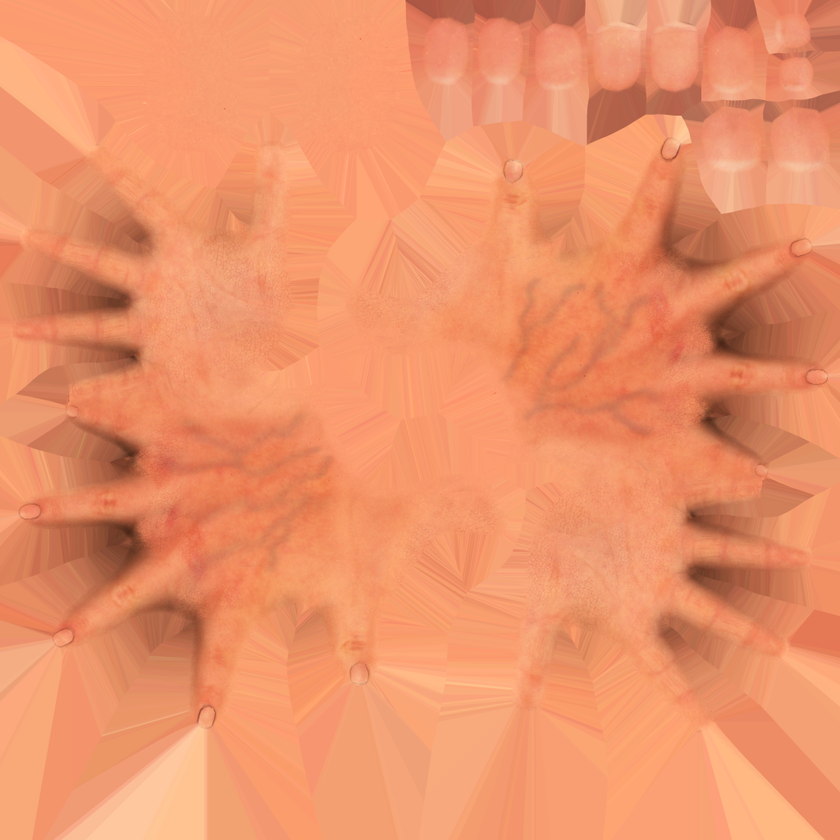
#> input picture models/hand/caucasian_baseColor.png, 840 x 840 px, shrunk from 1024 x 1024 before the run
$ python make_hand_skin.py
#> lines starting #> are read from the running program, lines starting #| are printed output that depends on the picture
"""Grades the hand model's photo texture (models/hand/caucasian_baseColor.png,
CC0, Godot XR Tools) into Gordeev's skin: models/hand/hand_skin.png.

The source is a young, sunburnt orange. A night guard past fifty in October
is paler and greyer, with a ruddy tinge on the knuckles; under the sodium-
green of the shop lamps the orange would read as plastic.

    python3 tools/make_hand_skin.py
"""
from pathlib import Path

import numpy as np
from PIL import Image

HAND = Path(__file__).resolve().parent.parent / "models" / "hand"


def main():
    src = Image.open(HAND / "caucasian_baseColor.png").convert("RGBA")
#> src is the input picture: PIL image 840x840 RGBA; mean R, G, B, A 236.3, 146.3, 104.6, 255
    a = np.asarray(src).astype(np.float32) / 255.0
    rgb = a[..., :3]
    lum = rgb @ np.array([0.299, 0.587, 0.114], np.float32)
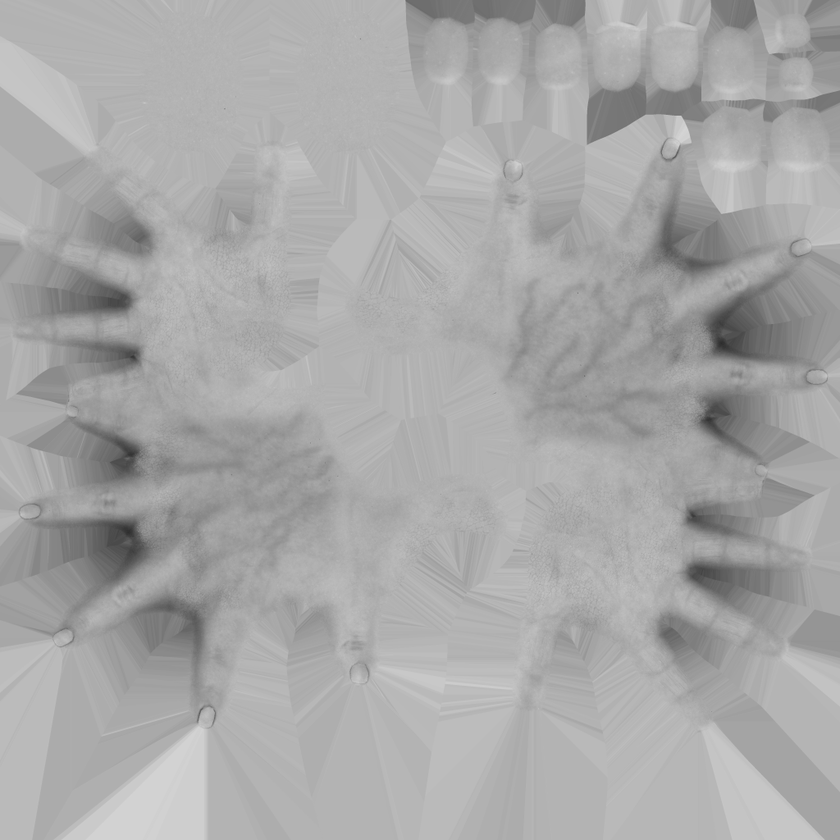
#> lum: shape (840, 840) float32; min 0.176, max 0.841, mean 0.661
    # Take out most of the orange, keep the veins and creases (they are in
    # the luminance), then tint towards a pale, slightly ruddy grey-pink.
    grey = lum[..., None]
    rgb = grey + (rgb - grey) * 0.42
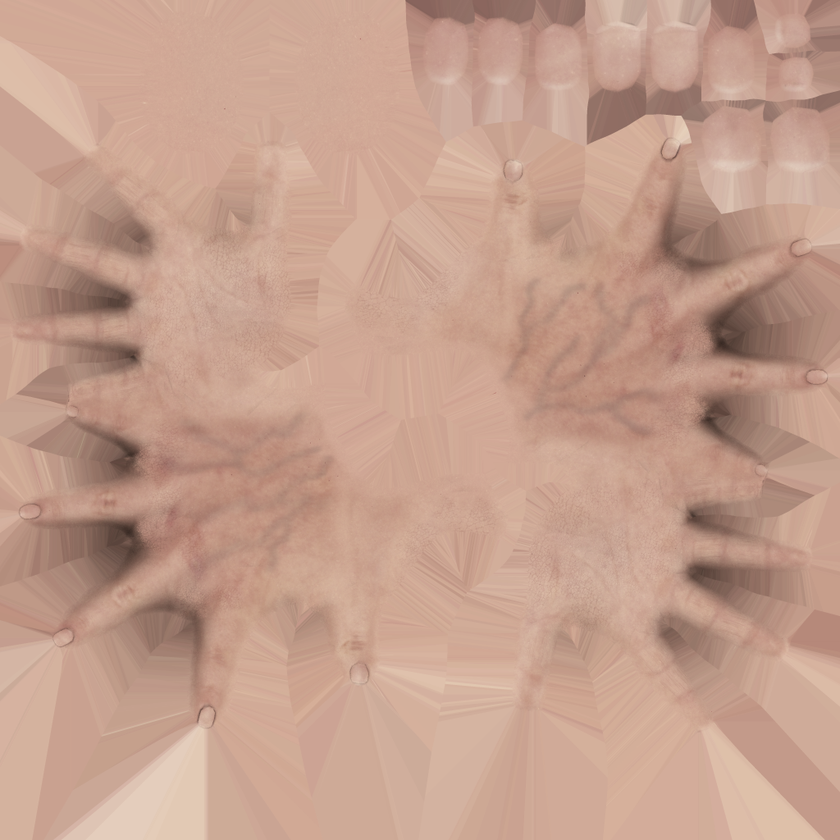
#> rgb: shape (840, 840, 3) float32; mean of channels 0, 1, 2 0.772, 0.624, 0.555; drawn as R, G, B
    tone = np.array([1.0, 0.89, 0.83], np.float32)
    rgb = rgb * tone
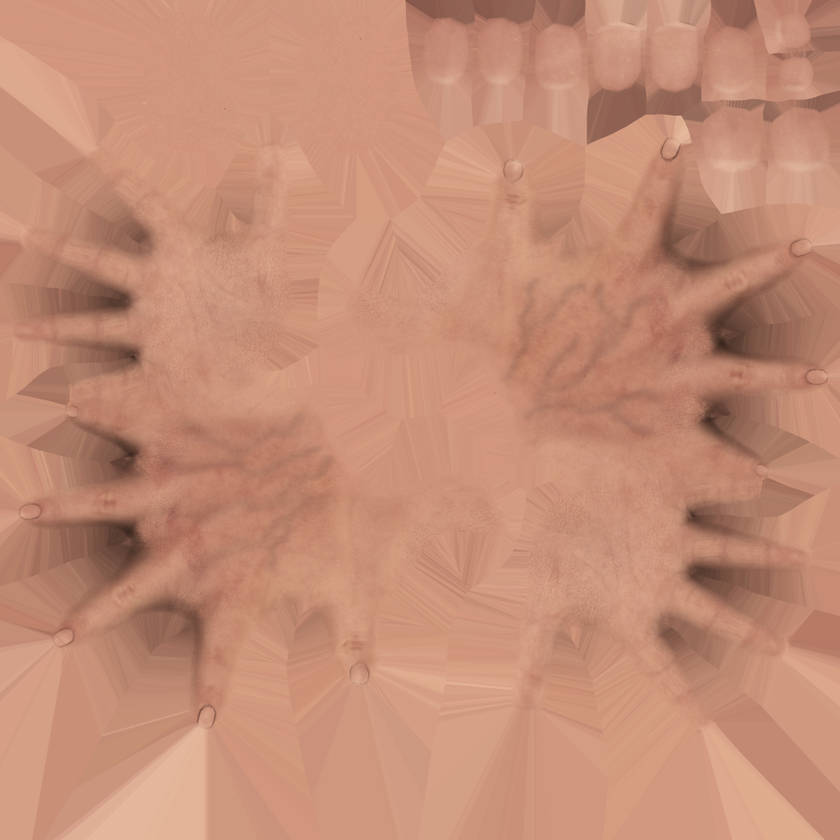
#> rgb: shape (840, 840, 3) float32; mean of channels 0, 1, 2 0.772, 0.555, 0.461; drawn as R, G, B
    # Deepen the creases a touch and pull the overall value down.
    rgb = np.clip((rgb - 0.5) * 1.12 + 0.5, 0, 1) * 0.7
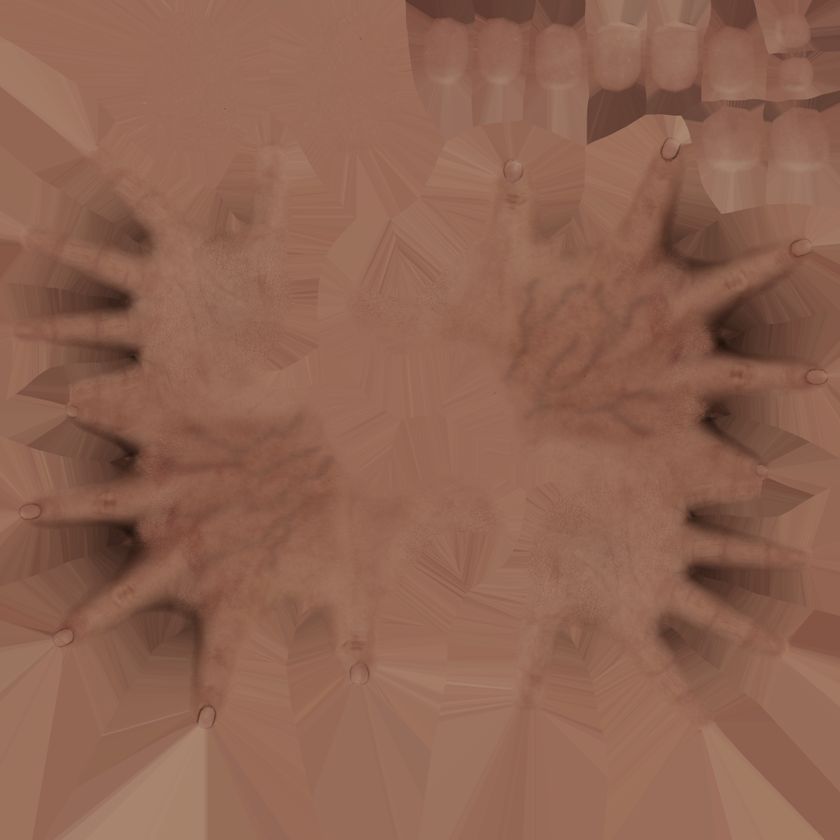
#> rgb: shape (840, 840, 3) float32; mean of channels 0, 1, 2 0.564, 0.394, 0.319; drawn as R, G, B
    a[..., :3] = rgb
    Image.fromarray((a * 255 + 0.5).astype(np.uint8)).save(HAND / "hand_skin.png", optimize=True)
    print("hand_skin.png")


if __name__ == "__main__":
    main()

$ run again, with models/hand/hands_normal.png copied over models/hand/caucasian_baseColor.png
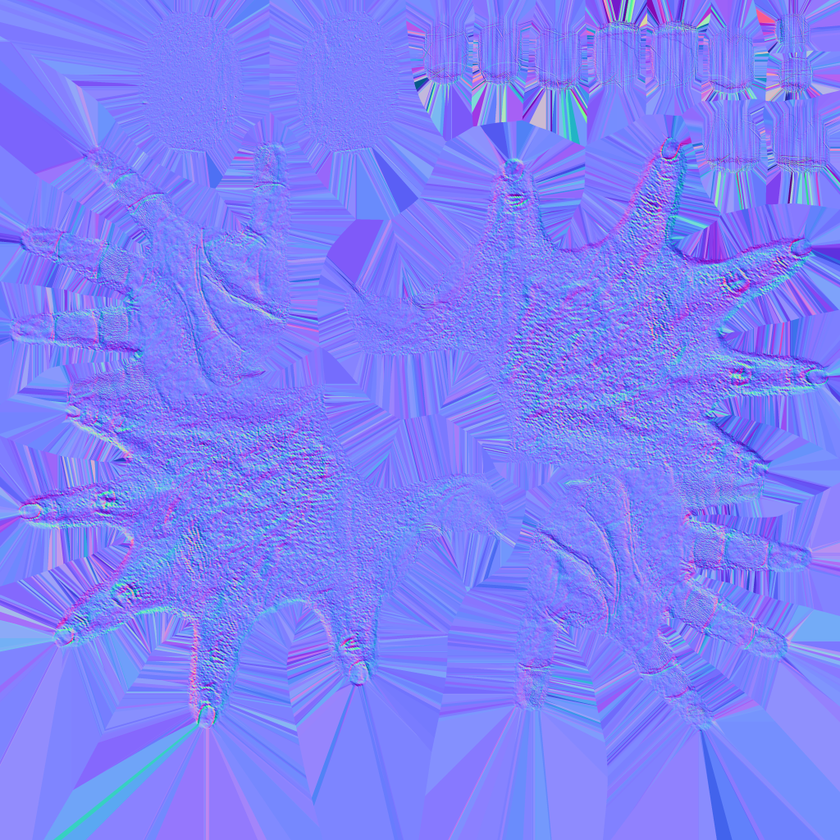
#> input picture models/hand/hands_normal.png, 840 x 840 px, shrunk from 1024 x 1024 before the run
#> in main, src is the input picture: PIL image 840x840 RGBA; mean R, G, B, A 126.3, 129, 249.1, 255
#> in main, `lum = rgb @ np.array([0.299, 0.587, 0.114], np.float32)`:
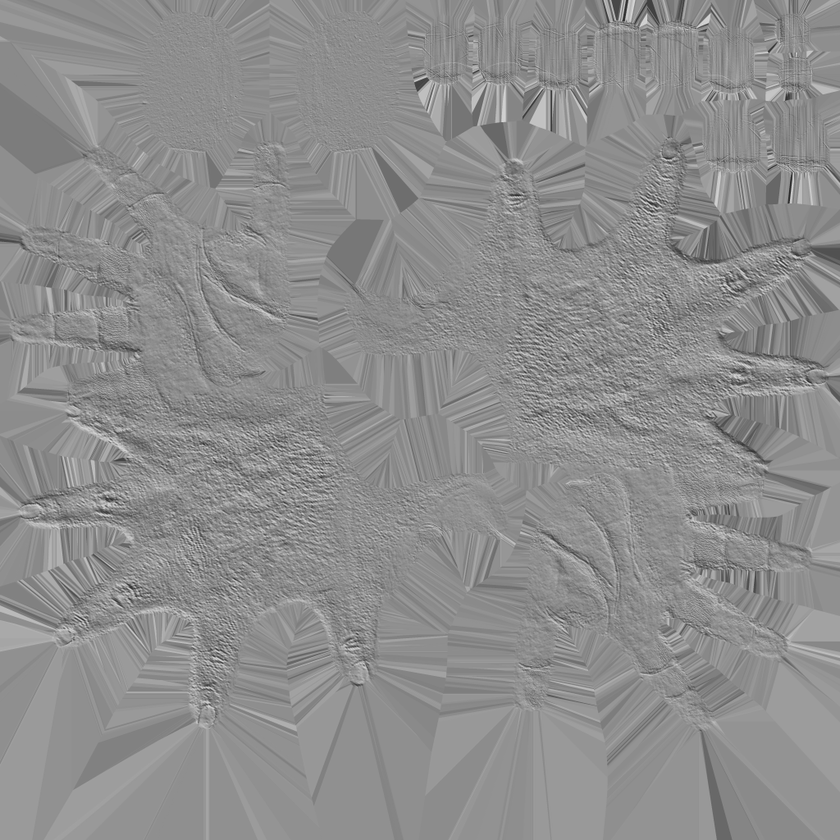
#> lum: shape (840, 840) float32; min 0.143, max 0.869, mean 0.556
#> in main, `rgb = np.clip((rgb - 0.5) * 1.12 + 0.5, 0, 1) * 0.7`:
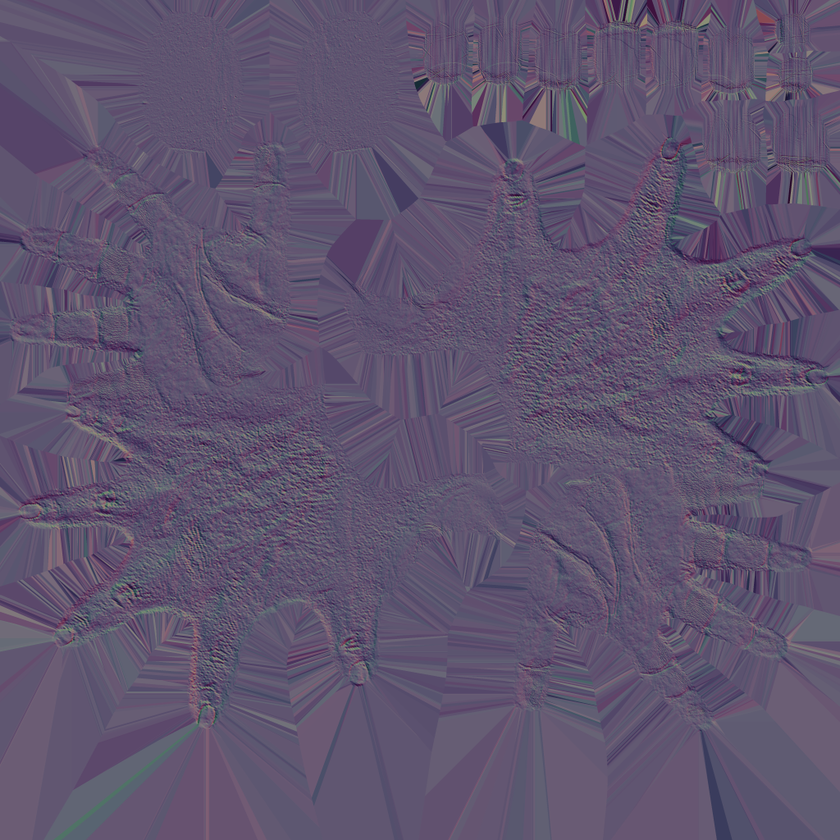
#> rgb: shape (840, 840, 3) float32; mean of channels 0, 1, 2 0.374, 0.332, 0.435; drawn as R, G, B
